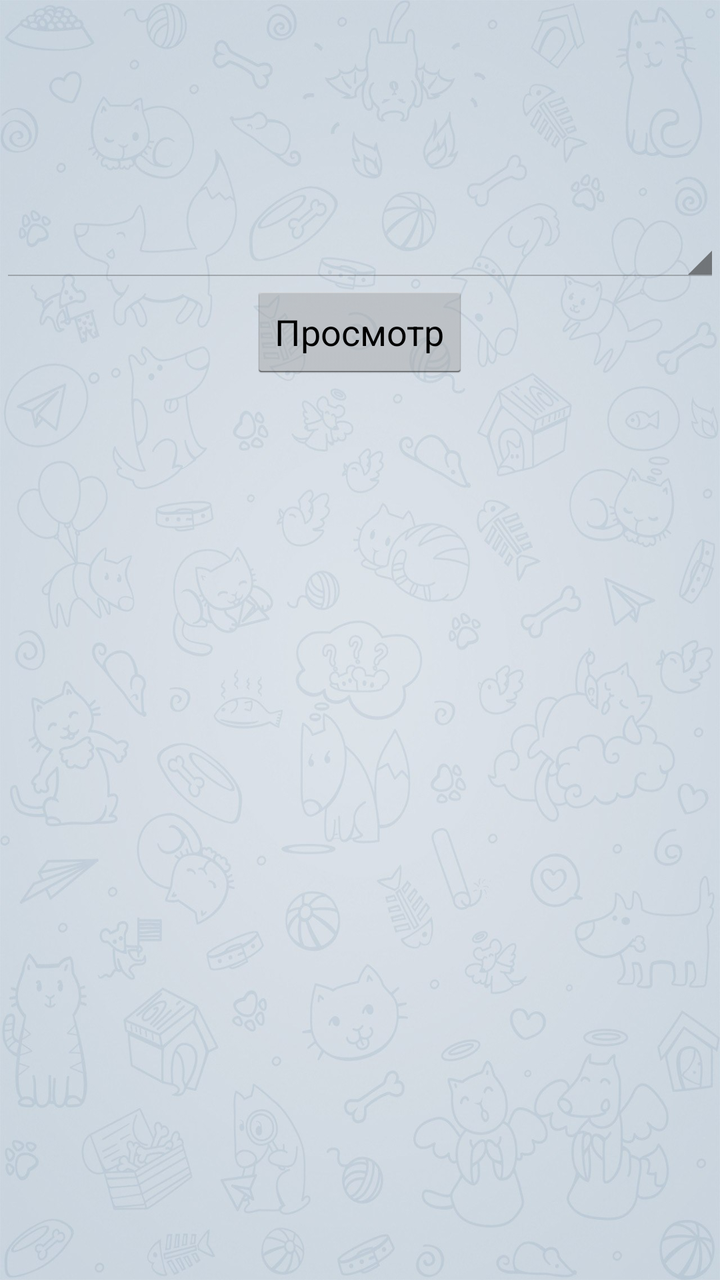
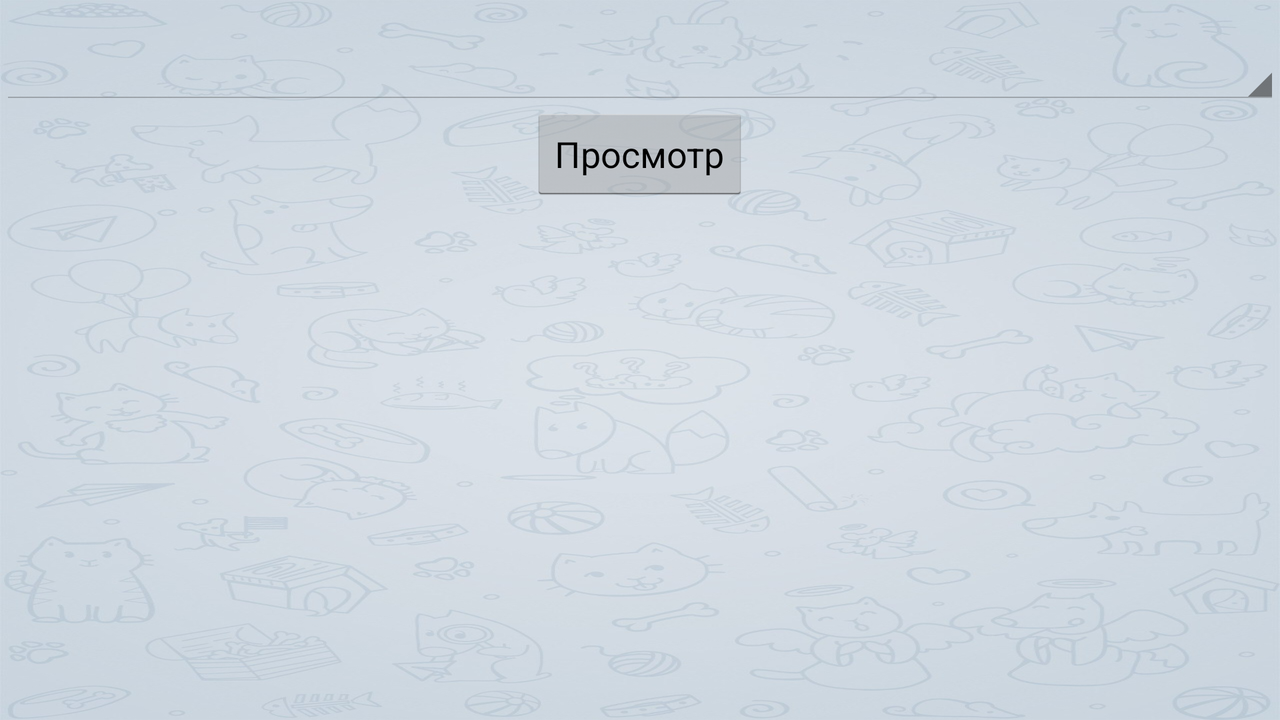

First picture: res/layout/ on a phone held upright. Second picture: the repository's own variant of that layout, on a device whose configuration matches the variant's folder. Source for both follows.
<!-- AndroidManifest.xml: application theme AppBaseTheme -->
<!-- res/layout/act_teachers_list.xml -->
<?xml version="1.0" encoding="utf-8"?>
<RelativeLayout xmlns:android="http://schemas.android.com/apk/res/android"
    android:layout_width="match_parent"
    android:layout_height="match_parent" >

    <Spinner
        android:id="@+id/teachersListSpinner"
        android:layout_width="fill_parent"
        android:layout_height="wrap_content"
        android:layout_alignParentLeft="true"
        android:layout_alignParentTop="true"
        android:layout_marginTop="110dp" />

    <Button
        android:id="@+id/teachersShowButton"
        android:layout_width="wrap_content"
        android:layout_height="wrap_content"
        android:layout_below="@+id/teachersListSpinner"
        android:layout_centerHorizontal="true"
        android:onClick="onClick"
        android:text="@string/open" />

</RelativeLayout>
<!-- resources referenced by this layout -->
<resources>
  <string name="open">Просмотр</string>
  <style name="AppBaseTheme" parent="android:Theme.Holo.Light.DarkActionBar">
          <item name="android:windowBackground">@drawable/main_background</item>
      </style>
  <!-- drawable main_background: jpg bitmap (drawable-hdpi, 162322 bytes) -->
</resources>
<!-- res/layout-land/act_teachers_list.xml (the repository's variant of the layout above) -->
<!-- drawn on the phone turned sideways -->
<?xml version="1.0" encoding="utf-8"?>
<RelativeLayout xmlns:android="http://schemas.android.com/apk/res/android"
    android:layout_width="match_parent"
    android:layout_height="match_parent" >

    <Spinner
        android:id="@+id/teachersListSpinner"
        android:layout_width="fill_parent"
        android:layout_height="wrap_content"
        android:layout_alignParentTop="true"
        android:layout_centerHorizontal="true"
        android:layout_marginTop="21dp" />

    <Button
        android:id="@+id/teachersShowButton"
        android:layout_width="wrap_content"
        android:layout_height="wrap_content"
        android:layout_below="@+id/teachersListSpinner"
        android:layout_centerHorizontal="true"
        android:onClick="onClick"
        android:text="@string/open" />

</RelativeLayout>
